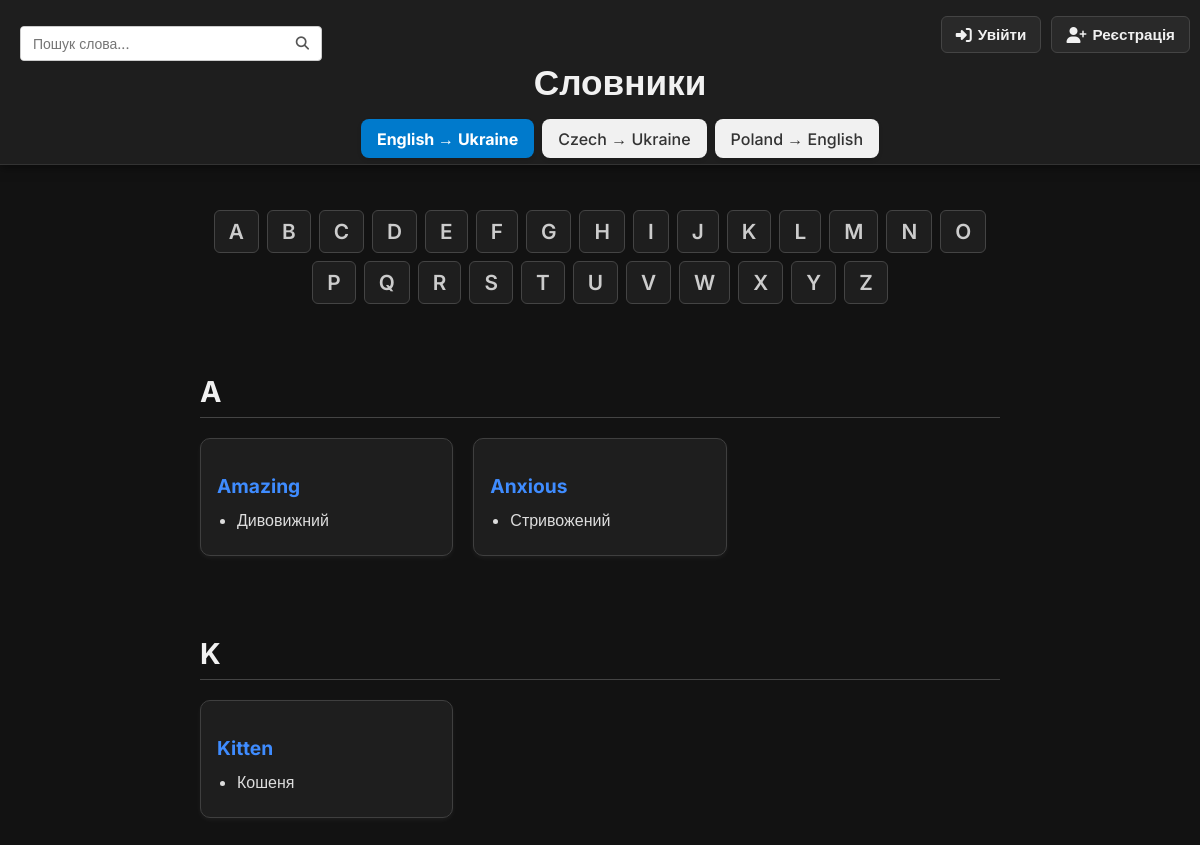
The page / on the database its author committed.
### tables this page shows
CREATE TABLE `dictionaries` (
  `id` int(11) NOT NULL,
  `source_language_id` int(11) NOT NULL,
  `target_language_id` int(11) NOT NULL
);

CREATE TABLE `languages` (
  `id` int(11) NOT NULL,
  `name` varchar(100) NOT NULL,
  `code` varchar(10) NOT NULL
);

CREATE TABLE `words` (
  `id` int(11) NOT NULL,
  `dictionary_id` int(11) NOT NULL,
  `word_text` varchar(255) NOT NULL,
  `language_id` int(11) NOT NULL
);

CREATE TABLE `translations` (
  `id` int(11) NOT NULL,
  `word_id` int(11) NOT NULL,
  `translated_text` varchar(255) NOT NULL,
  `target_language_id` int(11) NOT NULL,
  `dictionary_id` int(11) NOT NULL
);

### autoloader.php (called while the page is built, shortened)
<?php
spl_autoload_register(function ($class) {
    $prefixes = [
        'admin\\'      => __DIR__ . '/admin/',
        'controllers\\'=> __DIR__ . '/controllers/',
        'models\\'     => __DIR__ . '/models/',
    ];
    foreach ($prefixes as $prefix => $base_dir) {
        if (strncmp($prefix, $class, strlen($prefix)) === 0) {
            $relative_class = substr($class, strlen($prefix));
            $file = $base_dir . str_replace('\\', '/', $relative_class) . '.php';
            if (file_exists($file)) {
                return;
            }
        }
    }
});

### controllers/DictionaryController.php (called while the page is built, shortened)
<?php
class DictionaryController {
    private $wordModel;
    private $translationModel;
    private $dictionaryModel;
    public function __construct($db) {
        $this->wordModel = new Word($db);
        $this->translationModel = new Translation($db);
        $this->dictionaryModel = new Dictionary($db);
    }
    public function index() {
        $dictionaryId = $_GET['dict'] ?? 1;
        $dictionary = $this->getDictionary($dictionaryId);
        $languageId = $dictionary['source_language_id'];
        $targetLanguageId = $dictionary['target_language_id'];
        $sourceLanguageCode = $dictionary['source_code'];
        $searchTerm = trim($_GET['search'] ?? '');
        if ($searchTerm !== '') {
            $words = $this->wordModel->searchWords($searchTerm, $languageId, $dictionaryId);
            $wordsByLetter = [];
            foreach ($words as $word) {
                $letter = mb_strtoupper(mb_substr($word['word_text'], 0, 1));
                $wordsByLetter[$letter][] = $word;
            }
            $alphabet = array_keys($wordsByLetter);
            sort($alphabet);
        } else {
            $alphabet = $this->getAlphabetByLanguageCode($sourceLanguageCode) ?: range('A', 'Z');
            $wordsByLetter = [];
            foreach ($alphabet as $letter) {
                $wordsByLetter[$letter] = $this->listByLetter($letter, $languageId, $dictionaryId);
            }
        }
        $dictionaries = $this->listDictionaries();
        $translations = [];
        foreach ($wordsByLetter as $letter => $words) {
            foreach ($words as $word) {
                $translations[$letter][$word['id']] = $this->getTranslations($word['id'], $targetLanguageId, $dictionaryId);
            }
        }
        require "views/index.php";
    }
    public function getAlphabetByLanguageCode($languageCode): array {
        $path = __DIR__ . '/../data/alphabets.json';
        $json = file_get_contents($path);
        $alphabets = json_decode($json, true);
        return $alphabets[strtolower($languageCode)] ?? [];
    }
    public function listByLetter($letter, $languageId, $dictionaryId) {
        return $this->wordModel->getByFirstLetter($letter, $languageId, $dictionaryId);
    }
    public function getTranslations($wordId, $targetLanguageId, $dictionaryId) {
        return $this->translationModel->getTranslationsForWord($wordId, $targetLanguageId, $dictionaryId);
    }
    public function listDictionaries() {
        return $this->dictionaryModel->getAll();
    }
    public function getDictionary($id) {
        return $this->dictionaryModel->getById($id);
    }
}

### models/Dictionary.php (called while the page is built, shortened)
<?php
class Dictionary {
    private $pdo;
    public function __construct($db) {
        $this->pdo = $db;
    }
    public function getAll() {
        $sql = "SELECT d.id, l1.name AS source, l2.name AS target, l1.code AS source_code
                FROM dictionaries d
                JOIN languages l1 ON d.source_language_id = l1.id
                JOIN languages l2 ON d.target_language_id = l2.id";
        $stmt = $this->pdo->query($sql);
        return $stmt->fetchAll();
    }
    public function getById($id) {
        $stmt = $this->pdo->prepare("
        SELECT d.*,
               sl.code AS source_code,
               tl.code AS target_code,
               sl.name AS source,
               tl.name AS target
        FROM dictionaries d
        JOIN languages sl ON d.source_language_id = sl.id
        JOIN languages tl ON d.target_language_id = tl.id
        WHERE d.id = ?
    ");
        $stmt->execute([$id]);
        return $stmt->fetch();
    }
}

### models/Word.php (called while the page is built, shortened)
<?php
class Word {
    private $pdo;
    public function __construct($pdo) {
        $this->pdo = $pdo;
    }
    public function getByFirstLetter($letter, $languageId, $dictionaryId) {
        $letter = $letter . '%';
        $languageId = (int)$languageId;
        $dictionaryId = (int)$dictionaryId;
        $sql = "SELECT w.id, w.word_text
            FROM words w
            JOIN dictionaries d ON w.dictionary_id = d.id
            WHERE w.language_id = :languageId
            AND w.word_text LIKE :letter
            AND w.dictionary_id = :dictionaryId
            ORDER BY w.word_text ASC";
        $stmt = $this->pdo->prepare($sql);
        $stmt->execute([
            ':languageId' => $languageId,
            ':letter' => $letter,
            ':dictionaryId' => $dictionaryId
        ]);
        return $stmt->fetchAll();
    }
}

### models/Translation.php (called while the page is built, shortened)
<?php
class Translation {
    private $pdo;
    public function __construct($db) {
        $this->pdo = $db;
    }
    public function getTranslationsForWord($wordId, $targetLanguageId, $dictionaryId) {
        $stmt = $this->pdo->prepare("
        SELECT translated_text AS text
        FROM translations
        WHERE word_id = ? AND target_language_id = ? AND dictionary_id = ?
    ");
        $stmt->execute([$wordId, $targetLanguageId, $dictionaryId]);
        return $stmt->fetchAll();
    }
}

### views/index.php (the view, shortened to what this page needs)
<!DOCTYPE html>
<html lang="uk">
<head>
    <link rel="stylesheet" href="assets/style.css?v=1.1">
    <link rel="stylesheet" href="https://cdnjs.cloudflare.com/ajax/libs/font-awesome/6.5.0/css/all.min.css">
</head>
<body>
<header>
    <form class="search-form" method="get" action="">
        <input type="text" name="search" placeholder="Пошук слова..." value="<?= htmlspecialchars($_GET['search'] ?? '') ?>">
        <button type="submit"><i class="fas fa-search"></i></button>
    </form>
    <h1>Словники</h1>
    <?php if (isset($_SESSION['user'])): ?>
        <div class="auth-controls">
            <a href="<?= BASE_URL ?>/user/profile" class="auth-btn">
                <i class="fas fa-user"></i> Особистий кабінет
            </a>
            <a href="<?= BASE_URL ?>/logout" class="auth-btn">
                <i class="fas fa-sign-out-alt"></i> Вийти
            </a>
        </div>
    <?php else: ?>
        <div class="auth-controls">
            <a href="<?= BASE_URL ?>/login" class="auth-btn">
                <i class="fas fa-sign-in-alt"></i> Увійти
            </a>
            <a href="<?= BASE_URL ?>/register" class="auth-btn">
                <i class="fas fa-user-plus"></i> Реєстрація
            </a>
        </div>
    <?php endif; ?>
    <div class="dictionary-stack">
        <?php foreach ($dictionaries as $dict): ?>
            <a href="?dict=<?= $dict['id'] ?>"
               class="<?= ($_GET['dict'] ?? $dictionaryId) == $dict['id'] ? 'active' : '' ?>">
                <?= htmlspecialchars($dict['source']) ?> → <?= htmlspecialchars($dict['target']) ?>
            </a>
        <?php endforeach; ?>
    </div>
</header>
<main>
    <nav class="alphabet">
        <?php foreach ($alphabet as $letter): ?>
            <a href="#<?= $letter ?>"><?= $letter ?></a>
        <?php endforeach; ?>
    </nav>
    <?php foreach ($wordsByLetter as $letter => $words): ?>
        <?php if (!empty($words)): ?>
            <section id="<?= $letter ?>">
                <h2><?= $letter ?></h2>
                <div class="word-grid">
                    <?php foreach ($words as $word): ?>
                        <div class="definition card">
                            <h3 class="word-title"><?= htmlspecialchars($word['word_text']) ?></h3>
                            <?php
                            $wordTranslations = $translations[$letter][$word['id']] ?? [];
                            ?>
                            <?php if (!empty($wordTranslations)): ?>
                                <ul class="translation-list">
                                    <?php foreach ($wordTranslations as $translation): ?>
                                        <li class="translation-item"><?= htmlspecialchars($translation['text']) ?></li>
                                    <?php endforeach; ?>
                                </ul>
                            <?php else: ?>
                                <p class="no-translation"><em>Переклади відсутні</em></p>
                            <?php endif; ?>
                        </div>
                    <?php endforeach; ?>
                </div>
            </section>
        <?php endif; ?>
    <?php endforeach; ?>
</main>
</body>
</html>

### index.php (shortened to what this page needs)
<?php
require_once "config/database.php";
require_once "autoloader.php";
$uri = parse_url($_SERVER['REQUEST_URI'], PHP_URL_PATH);
$path = trim(str_replace(BASE_URL, '', $uri), '/');
$segments = explode('/', $path);
$authRoutes = ['login', 'register', 'logout'];
if (in_array($segments[0], $authRoutes)) {
    $controllerClass = 'controllers\\AuthController';
    $method = $segments[0];
} else {
    $controllerName = !empty($segments[0]) ? ucfirst($segments[0]) . 'Controller' : 'DictionaryController';
    $controllerClass = "controllers\\$controllerName";
    $method = $segments[1] ?? 'index';
}
if (class_exists($controllerClass)) {
    $controller = new $controllerClass($pdo);
    if (method_exists($controller, $method)) {
        call_user_func([$controller, $method]);
        exit;
    }
}
exit;

### assets/style.css (style rules this page uses)
body { font-family: 'Inter', sans-serif; margin: 0; padding: 0; background-color: #121212; color: #f1f1f1; }
html { scroll-behavior: smooth; }
header { position: fixed; top: 0; left: 0; width: 100%; background-color: #1e1e1e; padding: 16px 20px 6px; text-align: center; z-index: 10000; box-shadow: 0 2px 10px rgba(0, 0, 0, 0.5); border-bottom: 1px solid #333; }
header h1 { margin: 0; font-size: 2.2rem; }
main { max-width: 800px; margin: 200px auto 40px; padding: 0 20px; }
.alphabet { display: flex; flex-wrap: wrap; justify-content: center; gap: 8px; padding: 10px 0; margin-top: 0; background-color: #121212; position: sticky; top: 100px; z-index: 500; }
.alphabet a { text-decoration: none; color: #ccc; font-weight: 600; padding: 8px 14px; border: 1px solid #444; border-radius: 6px; background-color: #1e1e1e; transition: 0.3s ease-in-out transform, 0.3s ease-in-out box-shadow, 0.3s ease-in-out background-color; font-size: 1.3rem; }
section { scroll-margin-top: 140px; margin-top: 60px; margin-bottom: 50px; }
section h2 { font-size: 1.8rem; border-bottom: 1px solid #444; padding-bottom: 8px; margin-bottom: 20px; }
.definition { background-color: #1e1e1e; padding: 15px 20px; border-radius: 12px; box-shadow: 0 2px 5px rgba(255, 255, 255, 0.05); margin-bottom: 20px; }
.definition h3 { color: #3f8cff; margin-bottom: 10px; font-size: 1.2rem; }
.definition ul { padding-left: 20px; }
.definition li { line-height: 1.6; }
.word-grid { display: grid; grid-template-columns: repeat(auto-fill, minmax(250px, 1fr)); gap: 20px; margin-top: 20px; }
.card { background-color: #1e1e1e; border: 1px solid #3f3f3f; border-radius: 10px; padding: 16px; transition: 0.2s ease; }
.word-title { font-size: 1.2rem; color: #3f8cff; margin-bottom: 10px; }
.translation-list { padding-left: 18px; margin: 0; color: #ddd; }
.translation-item { margin-bottom: 5px; }
.dictionary-stack { margin-top: 1rem; display: flex; flex-wrap: wrap; gap: 0.5rem; justify-content: center; }
.dictionary-stack a { padding: 0.6em 1em; background: #f1f1f1; color: #333; border-radius: 8px; font-weight: 500; text-decoration: none; transition: 0.3s ease; box-shadow: 0 2px 4px rgba(0,0,0,0.1); }
.dictionary-stack a.active { background: #007acc; color: white; font-weight: bold; }
.auth-controls { position: absolute; top: 16px; right: 50px; display: flex; gap: 10px; }
.auth-btn { display: flex; align-items: center; gap: 6px; background-color: #292929; padding: 8px 14px; border-radius: 6px; color: #f1f1f1; font-weight: 600; text-decoration: none; font-size: 0.95rem; transition: background-color 0.3s, transform 0.3s, box-shadow 0.3s; border: 1px solid #444; }
.auth-btn i { font-size: 1rem; }
.search-form { display: flex; align-items: center; margin-top: 10px; max-width: 300px; background: #fff; border-radius: 4px; border: 1px solid #ccc; overflow: hidden; }
.search-form input { flex: 1; padding: 8px 12px; border: none; font-family: 'Inter', sans-serif; font-size: 14px; }
.search-form button { background: none; border: none; padding: 8px 12px; color: #555; cursor: pointer; }

### rows shown on the page
dictionaries: source_language.name "English", target_language.name "Ukraine", source_language.code "A", source_language.code "B", source_language.code "C", source_language.code "D", source_language.code "E", source_language.code "F", source_language.code "G", source_language.code "H", source_language.code "I", source_language.code "J", source_language.code "K", source_language.code "L", source_language.code "M", source_language.code "N", source_language.code "O", source_language.code "P", source_language.code "Q", source_language.code "R", source_language.code "S", source_language.code "T", source_language.code "U", source_language.code "V", source_language.code "W", source_language.code "X", source_language.code "Y", source_language.code "Z"
dictionaries: source_language.name "Czech", target_language.name "Ukraine"
dictionaries: source_language.name "Poland", target_language.name "English"
words: word_text "Amazing"
translations: translated_text "Дивовижний"
words: word_text "Anxious"
translations: translated_text "Стривожений"
words: word_text "Kitten"
translations: translated_text "Кошеня"

### other values the page prints
$letter "A"
$letter "K"
